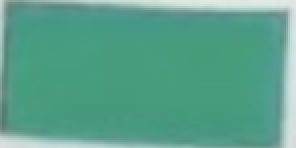
#> input picture beam_balancing/images_for_RBG_values/green.jpg, 148 x 74 px, given in place of the camera (shown 2 times larger)
$ python balance.py
#> lines starting #> are read from the running program, lines starting #| are printed output that depends on the picture; after the words box and inside, x2 and y2 are one past the last pixel; in counts of white or black regions, pixels touching at a corner belong together
import cv2
import numpy as np
import serial
import serial.tools.list_ports
import time


class PID:
    def __init__(self, Kp, Ki, Kd):
        self.Kp = Kp
        self.Ki = Ki
        self.Kd = Kd
        self.prev_error = 0.0
        self.integral = 0.0
        self.last_time = time.time()

    def update(self, target, current):
        now = time.time()
        dt = now - self.last_time
        if dt <= 0:
            return 0.0
        # error = target - current
        # error = (current - target)

        error = (current - target) if abs((current - target)) > 0.03 else 0
        self.integral += error * dt
        derivative = (error - self.prev_error) / dt
        output = self.Kp * error + self.Ki * self.integral + self.Kd * derivative
        self.prev_error = error
        self.last_time = now
        return output


class MotorSerial:
    def __init__(self):
        self.ser = None

    def select_serial_port(self):
        ports = list(serial.tools.list_ports.comports())
        if not ports:
            print("No serial devices found.")
            return None
        print("Available serial ports:")
        for i, p in enumerate(ports):
            print(f"[{i}] {p.device} — {p.description}")
        idx = input("Select port number: ")
        try:
            return ports[int(idx)].device
        except (ValueError, IndexError):
            return None

    def connect(self):
        port = self.select_serial_port()
        if not port:
            return
        try:
            self.ser = serial.Serial(port, 115200, timeout=1)
            time.sleep(2)
            print(f"[INFO] Connected to {port}")
        except Exception as e:
            print(f"[ERROR] Serial connection failed: {e}")

    def send_angle(self, angle):
        if self.ser:
            self.ser.write(f"{angle:.2f}\n".encode())

class BeamBallTracker:
    def __init__(self, params, motor, pid):
        self.camera_index = params["camera_index"]
        self.lower_ball_rgb = np.array(params["lower_ball_rgb"], dtype=np.uint8)
        self.upper_ball_rgb = np.array(params["upper_ball_rgb"], dtype=np.uint8)
        self.lower_red_rgb = np.array(params["lower_red_rgb"], dtype=np.uint8)
        self.upper_red_rgb = np.array(params["upper_red_rgb"], dtype=np.uint8)
        self.cap = None
        self.motor = motor
        self.pid = pid

        self.angle_min, self.angle_max = params["angle_min"], params["angle_max"]
        self.level_angle = params["level_angle"]
        self.target = 0.5  # center position

        self.connect_camera()

    def connect_camera(self):
        while True:
            self.cap = cv2.VideoCapture(self.camera_index)
            if self.cap.isOpened():
                print("[INFO] Camera connected.")
                return
            print("[ERROR] No camera detected. Retrying...")
            time.sleep(1)

    def segment_beam(self, frame):
        rgb = cv2.cvtColor(frame, cv2.COLOR_BGR2RGB)
        mask = cv2.inRange(rgb, self.lower_red_rgb, self.upper_red_rgb)
        mask = cv2.morphologyEx(mask, cv2.MORPH_OPEN, np.ones((3, 3), np.uint8))
        mask = cv2.morphologyEx(mask, cv2.MORPH_CLOSE, np.ones((5, 5), np.uint8))

        ys, xs = np.nonzero(mask)
        if len(xs) < 50:
            return mask, frame, None, None

        vx, vy, x0, y0 = cv2.fitLine(np.column_stack((xs, ys)).astype(np.float32),
                                     cv2.DIST_L2, 0, 0.01, 0.01)
        vx, vy, x0, y0 = float(vx), float(vy), float(x0), float(y0)
        pts = np.column_stack((xs, ys)).astype(np.float32)
        diffs = pts - np.array([x0, y0])
        proj = diffs @ np.array([vx, vy])
        t_min, t_max = np.percentile(proj, [1, 99])
        p1 = np.array([x0 + t_min * vx, y0 + t_min * vy])
        p2 = np.array([x0 + t_max * vx, y0 + t_max * vy])
        p1, p2 = tuple(map(int, p1)), tuple(map(int, p2))

        annotated = frame.copy()
        cv2.line(annotated, p1, p2, (0, 0, 255), 3)
        return mask, annotated, p1, p2

    def segment_ball(self, frame, annotated):
        rgb = cv2.cvtColor(frame, cv2.COLOR_BGR2RGB)
        mask = cv2.inRange(rgb, self.lower_ball_rgb, self.upper_ball_rgb)
        mask = cv2.morphologyEx(mask, cv2.MORPH_OPEN, np.ones((5, 5), np.uint8))
        mask = cv2.morphologyEx(mask, cv2.MORPH_CLOSE, np.ones((7, 7), np.uint8))
        contours, _ = cv2.findContours(mask, cv2.RETR_EXTERNAL, cv2.CHAIN_APPROX_SIMPLE)
        if not contours:
            return mask, annotated, None

        c = max(contours, key=cv2.contourArea)
        M = cv2.moments(c)
        if M["m00"] == 0:
            return mask, annotated, None
        cx, cy = int(M["m10"] / M["m00"]), int(M["m01"] / M["m00"])
        cv2.circle(annotated, (cx, cy), 12, (0, 140, 255), -1)
        return mask, annotated, np.array([cx, cy])

    def run(self):
        print("[INFO] Starting PID-controlled tracker. Press 'q' to quit.")
        while True:
            ret, frame = self.cap.read()
#> frame is the input picture: shape (74, 148, 3); mean B, G, R 139.6, 161.1, 89.5
            if not ret:
                print("[ERROR] Frame read failed. Reconnecting...")
                self.connect_camera()
                continue

            frame = cv2.flip(frame, 1)
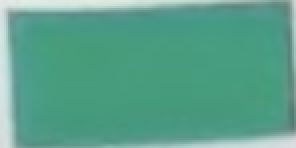
#> frame: shape (74, 148, 3) (shown 2 times larger); mean B, G, R 139.6, 161.1, 89.5
            beam_mask, annotated, p1, p2 = self.segment_beam(frame)
#> in segment_beam, `mask = cv2.inRange(rgb, self.lower_red_rgb, self.upper_red_rgb)`: mask: shape (74, 148); every value is 0
#> in segment_beam, `ys, xs = np.nonzero(mask)`: ys = empty array
            if p1 is None or p2 is None:
                stacked = np.vstack([annotated, frame])
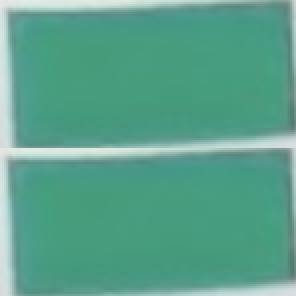
#> stacked: shape (148, 148, 3) (shown 2 times larger); mean B, G, R 139.6, 161.1, 89.5
                cv2.imshow("Beam-Ball Control", stacked)
                if cv2.waitKey(1) & 0xFF == ord("q"):
#> (key q is pressed here)
                    break
                continue

            ball_mask, annotated, ball_center = self.segment_ball(frame, annotated)
            if ball_center is not None:
                beam_vec = (np.array(p2) - np.array(p1)).astype(np.float32)
                ball_proj = np.dot(ball_center - np.array(p1), beam_vec) / np.dot(beam_vec, beam_vec)
                pos = np.clip(ball_proj, 0, 1)

                # PID control
                control = self.pid.update(self.target, pos)
                servo_angle = self.level_angle - control
                servo_angle = np.clip(servo_angle, self.angle_min, self.angle_max)
                self.motor.send_angle(servo_angle)

                error = self.pid.prev_error
                print(f"\rBall: {pos:.3f} | Angle: {servo_angle:.2f} | Error: {error:+.4f}", end="", flush=True)

            combined_mask = cv2.bitwise_or(beam_mask, ball_mask)
            mask_view = cv2.bitwise_and(frame, frame, mask=combined_mask)

            stacked = np.vstack([annotated, mask_view])
            cv2.imshow("Beam-Ball Control", stacked)

            if cv2.waitKey(1) & 0xFF == ord("q"):
                break
        self.cleanup()

    def cleanup(self):
        if self.cap:
            self.cap.release()
        cv2.destroyAllWindows()
        if self.motor.ser:
            self.motor.ser.close()
        print("[INFO] Tracker stopped.")


if __name__ == "__main__":
    params = {
        "camera_index": 0,
        "lower_ball_rgb": (170, 80, 0),
        "upper_ball_rgb": (250, 175, 80),
        # "lower_red_rgb": (190, 40, 50),
        # "upper_red_rgb": (255, 90, 90),
        "lower_red_rgb": (170, 20, 30),
        "upper_red_rgb": (255, 110, 110),
        "angle_min": 149.0,
        "angle_max": 179.0,
        "level_angle": 164.0,
    }
    # pid = PID(Kp=30, Ki=0, Kd=0)
    # pid = PID(Kp=70, Ki=5, Kd=20.5)

    # pid = PID(Kp=70, Ki=15, Kd=20.5)
    pid = PID(Kp=35, Ki=15, Kd=24.0)

    # pid = PID(Kp=7, Ki=2, Kd=0.5)
    # pid = PID(Kp=10, Ki=5, Kd=1.5)

    motor = MotorSerial()
    motor.connect()
    tracker = BeamBallTracker(params, motor, pid)
    tracker.run()

$ run again, on beam_balancing/images_for_RBG_values/red.jpg
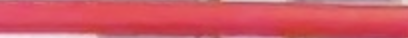
#> input picture beam_balancing/images_for_RBG_values/red.jpg, 408 x 38 px, given in place of the camera
#> in run, frame is the input picture: shape (38, 408, 3); mean B, G, R 99.3, 86.9, 210.5
#> in segment_beam, `mask = cv2.morphologyEx(mask, cv2.MORPH_CLOSE, np.ones((5, 5), np.uint..`:
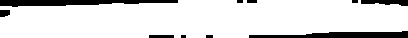
#> mask: shape (38, 408); 86.9% white; 10 black regions (3 under 20 px), largest, box (x1, y1, x2, y2) and area: (0, 0, 178, 7) 832, (249, 31, 408, 38) 760, (361, 0, 408, 6) 205
#> ys = 13467 values from 0 to 37; xs = 13467 values, max 407 at index 1752, min 0 at index 1351, mean 201.7
#> in segment_beam, `vx, vy, x0, y0 = cv2.fitLine(np.column_stack((xs, ys)).astype(np.float..`: vx = [1]; vy = [-0.0158]; x0 = [201.7]; y0 = [18.82]
#> in segment_beam, `vx, vy, x0, y0 = float(vx), float(vy), float(x0), float(y0)`: vx = 1; vy = -0.0158; x0 = 201.7; y0 = 18.82
#> pts = 13467 pairs, first value 0 to 407, second value 0 to 37
#> diffs = 13467 pairs, first value -201.7 to 205.3, second value -18.82 to 18.18
#> proj = 13467 values, max 205.4 at index 1752, min -202 at index 13255, mean 3.98e-06
#> t_min = -196.9; t_max = 200.3
#> in segment_beam, `p1 = np.array([x0 + t_min * vx, y0 + t_min * vy])`: p1 = [4.91, 21.93]
#> in segment_beam, `p2 = np.array([x0 + t_max * vx, y0 + t_max * vy])`: p2 = [402, 15.65]
#> in segment_beam, `p1, p2 = tuple(map(int, p1)), tuple(map(int, p2))`: p1 = (4, 21); p2 = (401, 15)
#> annotated: shape (38, 408, 3); mean B, G, R 87, 76.6, 214.4
#> in run, `beam_mask, annotated, p1, p2 = self.segment_beam(frame)`: p1 = (4, 21); p2 = (401, 15)
#> contours = []
#> in run, `stacked = np.vstack([annotated, mask_view])`:
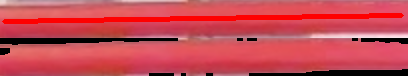
#> stacked: shape (76, 408, 3); mean B, G, R 83.2, 72.5, 198.8
